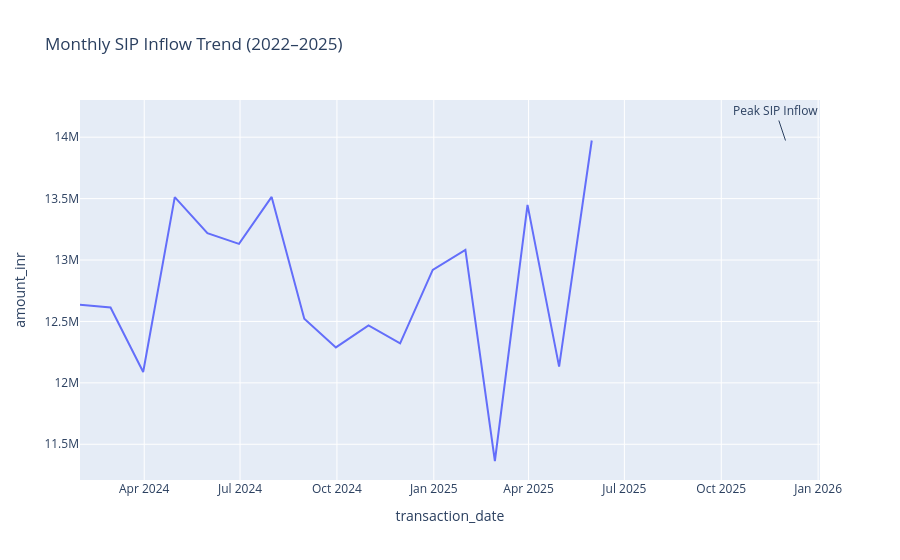

Source (notebook cell):
### Code cell
fig.add_annotation(
    x="2025-12-01",
    y=sip_monthly['amount_inr'].max(),
    text="Peak SIP Inflow",
    showarrow=True
)

fig.show()
### Insight 2
SIP inflows show a steady upward trend, indicating increasing retail investor participation over time, with a peak towards the end of the period.

### Figure 1 — Plotly figure (JSON) as saved in the notebook; plotly's stock layout.template omitted (floating-point values rounded to 4 significant figures)
{"data": [{"hovertemplate": "transaction_date=%{x}<br>amount_inr=%{y}<extra></extra>", "legendgroup": "", "line": {"color": "#636efa", "dash": "solid"}, "marker": {"symbol": "circle"}, "mode": "lines", "name": "", "orientation": "v", "showlegend": false, "type": "scatter", "x": ["2024-01-31T00:00:00.000000", "2024-02-29T00:00:00.000000", "2024-03-31T00:00:00.000000", "2024-04-30T00:00:00.000000", "2024-05-31T00:00:00.000000", "2024-06-30T00:00:00.000000", "2024-07-31T00:00:00.000000", "2024-08-31T00:00:00.000000", "2024-09-30T00:00:00.000000", "2024-10-31T00:00:00.000000", "2024-11-30T00:00:00.000000", "2024-12-31T00:00:00.000000", "2025-01-31T00:00:00.000000", "2025-02-28T00:00:00.000000", "2025-03-31T00:00:00.000000", "2025-04-30T00:00:00.000000", "2025-05-31T00:00:00.000000"], "xaxis": "x", "y": [12635349, 12613376, 12088413, 13512385, 13218606, 13131150, 13513884, 12521433, 12288778, 12467875, 12321673, 12920130, 13082145, 11363922, 13449360, 12132001, 13973011], "yaxis": "y"}], "layout": {"annotations": [{"showarrow": true, "text": "Peak SIP Inflow", "x": "2025-12-01", "y": 13973011}], "legend": {"tracegroupgap": 0}, "title": {"text": "Monthly SIP Inflow Trend (2022–2025)"}, "xaxis": {"anchor": "y", "domain": [0, 1], "title": {"text": "transaction_date"}}, "yaxis": {"anchor": "x", "domain": [0, 1], "title": {"text": "amount_inr"}}}}
